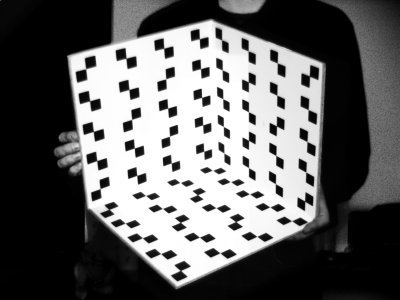
%> input picture Generalized Hough Transform/img/markers_contrast.jpg, 400 x 300 px
$ octave --eval "findMarkers;"   (GNU Octave 9; MATLAB toolbox functions it lacks are replaced by stand-ins)
%> lines starting %> are read from the running program, lines starting %| are printed output that depends on the picture; in (x1, y1, x2, y2) boxes, pixels count from 0 and x2, y2 are one past the last pixel; in counts of white or black regions, pixels touching at a corner belong together; the program's own positions count from 1
### Generalized Hough Transform/calcDirectionalGrad.m
% calcDirectionalGrad
%
% img:              Gray scale image
% gradKernelSize:   Filter size (not necessarily integer)
% grad:             Complex Gradients
%
% Computes the gradients of img in x and y directions.
% real(grad): Gradient in x direction
% imag(grad): Gradient in y direction
%

function [grad]=calcDirectionalGrad(img, gradKernelSize)
imgSize = size(img);
img = fft2(img);

imgCenter = floor(0.5*imgSize);
xMat = ones(imgSize(1),1) * (0:imgSize(2)-1) - imgCenter(2);
yMat = (0:imgSize(1)-1)' * ones(1,imgSize(2)) - imgCenter(1);

% Gauss function with standard deviation sqrt(2)*gradKernelSize
gauss = (xMat.^2 + yMat.^2)/(gradKernelSize^2);
gauss = exp(-gauss);

% Convolution in the frequency domain
dirGauss = gauss .* (-xMat/gradKernelSize^2);
dirGauss = fft2(circshift(dirGauss,-imgCenter));
grad = ifft2(img.*dirGauss);

dirGauss = gauss .* (-yMat/gradKernelSize^2);
dirGauss = fft2(circshift(dirGauss,-imgCenter));

% Compose the complex gradient
grad = grad + i*ifft2(img.*dirGauss);

end

### Generalized Hough Transform/generalHough.m
function [houghSpace]=generalHough(gradImg,template,scaleSteps,scaleRange,angleSteps,angleRange)

% calculate the stepsize of the scale and angle
S=(scaleRange(2)-scaleRange(1))/(scaleSteps-1);
A=(angleRange(2)-angleRange(1))/angleSteps;

% initiating the value of scale and angle
scale=scaleRange(1);
angle=angleRange(1);

% allocating the houghSpace
[col row]=size(gradImg);
houghSpace=zeros(col,row,scaleSteps, angleSteps);

% transfer the gradImg into frequency domain
fftImg=(fft2(gradImg));

% loop of scales and angles
for s=1:scaleSteps
    for a=1:angleSteps
        fftMask=makeFFTObjectMask(template,scale,angle,size(gradImg));  %creat fftMask
        conjMask=conj(fftMask); %calculate conjugate of fftMask
        houghSpace(:,:,s,a)=abs(real(ifft2(fftImg.*conjMask)));   %calculate the corelation between the image and the mask

        angle=angle+A;
    end
    scale=scale+S;
end

### Generalized Hough Transform/findHoughMaxima.m
% findHoughMaxima
%
% houghSpace:   The Hough voting space HG
% threshold:    Global threshold for the identification of detections.
%               Threshold is relative to the maximum value in HG
% maxMask:      Binary mask indicating detected objects (1 corresponds to
%               detection). Four dimensional.
% maxInd:       Indices of detected local maxima (after thresholding). Each
%               row contains the 4D coordinates of a detected object.
%
% Apply a threshold and identify local maxima in HG

function [maxMask, maxInd]=findHoughMaxima(houghSpace, threshold)

houghSize = size(houghSpace);

% Compute the actual threshold relative to the global maximum
threshold = threshold*max(houghSpace(:));

% Project the space into the image plane
maxImg = max(max(houghSpace,[],4),[],3);
% Local maxima in the image plane
imgMaxMask = calc2DMaxMask(maxImg, threshold);

% Compute the coordinates of each local maximum in the angle/scale
% dimensions
[imgMaxY, imgMaxX] = find(imgMaxMask);
maxMask = zeros(houghSize);
maxInd = [];
for i=1:length(imgMaxY)
    subSpace = squeeze(houghSpace(imgMaxY(i),imgMaxX(i),:,:));
    subMaxMask = calc2DMaxMask(subSpace, threshold);
    maxMask(imgMaxY(i),imgMaxX(i),:,:) = subMaxMask;

    [subMaxR, subMaxC] = find(subMaxMask);
    maxInd = [maxInd; ones(numel(subMaxR),1)*[imgMaxY(i),imgMaxX(i)], subMaxR, subMaxC];
end

end


% calc2DMaxMask
%
% img:          Grayscale image
% threshold:    Threshold (relative to global maximum)
% maxMask:      Binary mask of local maxima
%
% Identifies local maxima in a grayscale image

function [maxMask]=calc2DMaxMask(img, threshold)

imgSize = size(img);
maxMask = ones(imgSize);

for i=0:8
    shift = [mod(i, 3), floor(i/3)] - 1;
    if (max(abs(shift)) == 0) continue; end
    maxMask = maxMask .* (img > circshift(img, shift));
end
maxMask = maxMask .* (img > threshold);

end

### Generalized Hough Transform/plotMarkerDetectionResult.m
% plotHoughDetectionResult
%
% img:          Grayscale image
% template:     Object template (binary mask and complex gradients)
% objectList:   Coordinates in the hough space of detected markers. Each
%               row describes one detection (with four coordinates).
% scaleSteps:   Resolution of HG in the scale dimension
% scaleRange:   Minimum and maximum scale considered (e.g. [0.5, 2.0])
% angleSteps:   Resolution of HG in the orientation dimension
% angleRange:   Minimum and maximum angle considered (typically [0, 2*pi])
%
% Visualises the result of marker detection.

function plotMarkerDetectionResult(img, template, objectList, 	scaleSteps, scaleRange, angleSteps, angleRange)

imgSize = size(img);
objectNum = size(objectList,1);
scaleIncr = (scaleRange(2)-scaleRange(1))/(scaleSteps-1);
angleIncr = (angleRange(2)-angleRange(1))/angleSteps;
templateSize = max(size(template));

colormap('gray');
hold on;
image(img(imgSize(1)-[0:imgSize(1)-1],:),'CDataMapping','scaled');

for i=1:objectNum
    objCoord = objectList(i,:);
    scale = scaleRange(1) + (objCoord(3)-1)*scaleIncr;
    angle = -(objCoord(4)-1)*angleIncr;

    edgeVect = 0.5*scale*[cos(angle),-sin(angle); sin(angle), cos(angle)]*[0;templateSize];
    center = objCoord([2,1]);

    plot(center(1)+[-1,1]*edgeVect(1), imgSize(1)-(center(2)+[-1,1]*edgeVect(2)), 'r');
    plot(objCoord(2), imgSize(1)-objCoord(1), 'gx');
end
xlim([1,imgSize(2)]);
ylim([1,imgSize(1)]);
hold off;

end

### Generalized Hough Transform/makeMarkerTemplate.m
function [template]=makeMarkerTemplate(templateEdgeLen)
% allocating template, OB
template=zeros(templateEdgeLen,11,2);

% create OB
OB=zeros(11,11);
OB(:,6)=ones(11,1);


% create the complex gradient OI
OI=zeros(11,11);
OI(:,6)=[ones(floor(templateEdgeLen/2),1); 0; -ones(templateEdgeLen-floor(templateEdgeLen/2)-1,1)];

% give value to template
template(:,:,1)=OB;
template(:,:,2)=OI;

### Generalized Hough Transform/findMarkers.m
function findMarkers()
% Global threshold
threshold=0.8;

% templateEdgeLen
templateEdgeLen=11;

% Resolution in the scale dimension of HG
scaleSteps =2;
% Minimum and maximum scale to be considered
scaleRange = [1,1.2];

% Resolution in the orientation dimension of HG
angleSteps = 23;
% Minimum and maximum angle
angleRange = [0, 2*pi];

% Filtersize to use when computing complex gradients
gradKernelSize = 1;         %e.g. 1.2

% Compute the test image and complex gradients (scale and rotate original)
testImg = imread('./img/markers_contrast.jpg');
%> testImg is the input picture: size 300x400 uint8; min 0, max 255, mean 99.6
if (length(size(testImg)) > 2)
    testImg = rgb2gray(testImg);
end
testImg = double(testImg);
%> testImg: size 300x400 double
gradImg = calcDirectionalGrad(testImg, gradKernelSize);
%> in calcDirectionalGrad, `grad = ifft2(img.*dirGauss);`:
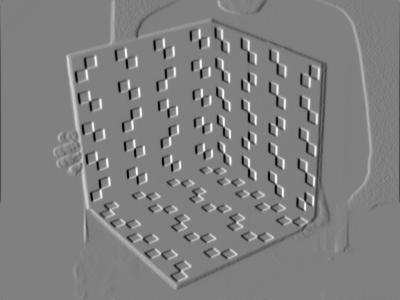
%> grad: size 300x400 double; min -171, max 168.9, mean 0; drawn with min black and max white

figure, imshow(abs(gradImg),[]);
%> after `imshow(abs(gradImg),[])`:
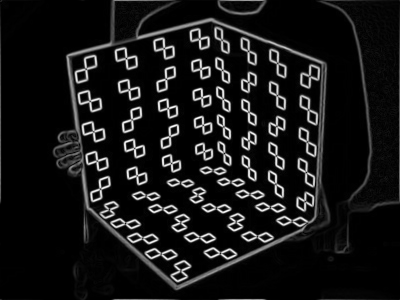
%> displayed picture: size 300x400, on the screen's scale of 0 to 255; min 0, max 255, mean 22.9

% Compute the object template
template = makeMarkerTemplate(templateEdgeLen);

% Compute the Hough space
houghSpace = generalHough(gradImg, template, scaleSteps, scaleRange, angleSteps, angleRange);
%> after the loop in generalHough, `for s=1:scaleSteps`: angle = 12.57; scale = 1.4

% Vislualise the four dimensional Hough space
[a b c d ]= size(houghSpace);
%> a = 300; b = 400; c = 2; d = 23
result_hough = zeros(a,b);

for i = 1 : a
   for j = 1 : b
       C= max(houghSpace(i,j,:,:));
       result_hough(i,j) = max(C(:));
   end
end
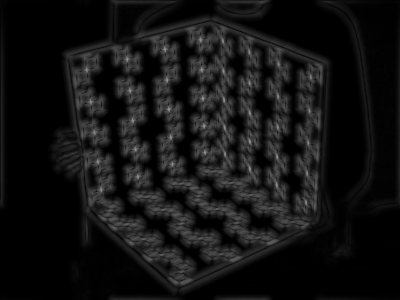
%> result_hough: size 300x400 double; min 7.76e-15, max 147.6, mean 18.7
figure,imshow(result_hough,[]);

[maxMask, maxInd]=findHoughMaxima(houghSpace, threshold);
%> in findHoughMaxima, `threshold = threshold*max(houghSpace(:));`: threshold = 118.1
%> the loop in calc2DMaxMask, `for i=0:8` made 9 passes
%> pass 1, in calc2DMaxMask, `maxMask = maxMask .* (img > circshift(img, shift));`:
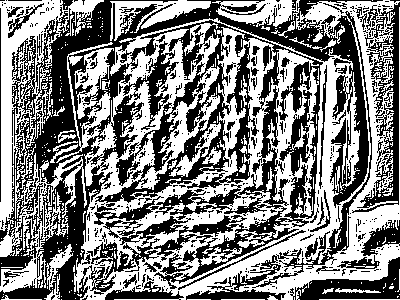
%> maxMask: size 300x400 double; values 0 (black) and 1 (white), 50.5% white; 529 black regions (453 under 20 px), largest, box (x1, y1, x2, y2) and area: (0, 0, 383, 300) 43608, (352, 2, 400, 213) 3190, (290, 257, 400, 300) 1976
%> after the loop in calc2DMaxMask, `for i=0:8`:
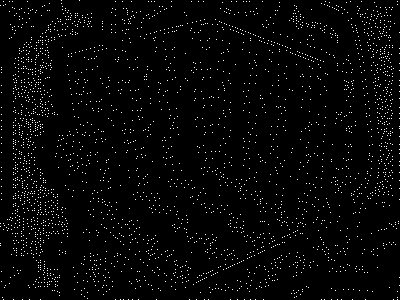
%> maxMask: size 300x400 double; values 0 (black) and 1 (white), 2.6% white in thin lines or dots
%> in calc2DMaxMask, `maxMask = maxMask .* (img > threshold);`:
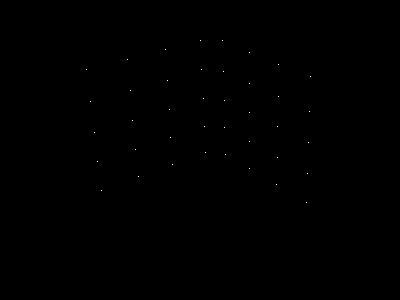
%> maxMask: size 300x400 double; values 0 (black) and 1 (white), 0.03% white in thin lines or dots, all inside (x1, y1, x2, y2) = (86, 40, 311, 203)
%> in findHoughMaxima, `[imgMaxY, imgMaxX] = find(imgMaxMask);`: imgMaxY = 40 values from 41 to 203; imgMaxX = 40 values from 87 to 311
%> the loop in findHoughMaxima, `for i=1:length(imgMaxY)` made 40 passes
%> (subMaxR, subMaxC) on passes 1 to 12: ([2; 1; 2; 1], [1; 7; 13; 19]), ([2; 1; 2; 1], [1; 7; 13; 19]), ([1; 1; 2; 1], [1; 7; 13; 19]), ([2; 2; 1], [1; 13; 19]), ([1; 1], [1; 13]), ([1; 1; 2], [1; 13; 19]), ([1; 1; 1; 1], [1; 7; 13; 19]), ([2; 2; 1], [1; 13; 19]), ([1; 2], [1; 13]), ([1; 1], [1; 13]), ([1; 1; 2], [1; 13; 19]), ([1; 1], [1; 13])
%> after the loop in findHoughMaxima, `for i=1:length(imgMaxY)`: maxInd = 89 rows, first 8: [70 87 2 1; 70 87 1 7; 70 87 2 13; 70 87 1 19; 102 91 2 1; 102 91 1 7; 102 91 2 13; 102 91 1 19]
figure,plotMarkerDetectionResult(testImg, template, maxInd, scaleSteps, scaleRange, angleSteps, angleRange);
%> the loop in plotMarkerDetectionResult, `for i=1:objectNum` made 89 passes
%> (objCoord, scale, angle, edgeVect, center) on passes 1 to 12: ([70 87 2 1], 1.2, 0, [0; 6.6], [87 70]), ([70 87 1 7], 1, -1.64, [5.49; -0.375], [87 70]), ([70 87 2 13], 1.2, -3.28, [-0.899; -6.54], [87 70]), ([70 87 1 19], 1, -4.92, [-5.38; 1.12], [87 70]), ([102 91 2 1], 1.2, 0, [0; 6.6], [91 102]), ([102 91 1 7], 1, -1.64, [5.49; -0.375], [91 102]), ([102 91 2 13], 1.2, -3.28, [-0.899; -6.54], [91 102]), ([102 91 1 19], 1, -4.92, [-5.38; 1.12], [91 102]), ([133 95 1 1], 1, 0, [0; 5.5], [95 133]), ([133 95 1 7], 1, -1.64, [5.49; -0.375], [95 133]), ([133 95 2 13], 1.2, -3.28, [-0.899; -6.54], [95 133]), ([133 95 1 19], 1, -4.92, [-5.38; 1.12], [95 133])
%> `findMarkers;`:
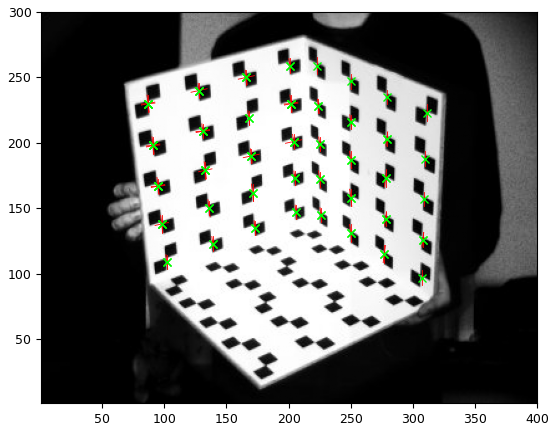
%> figure redrawn from the program's plot data
